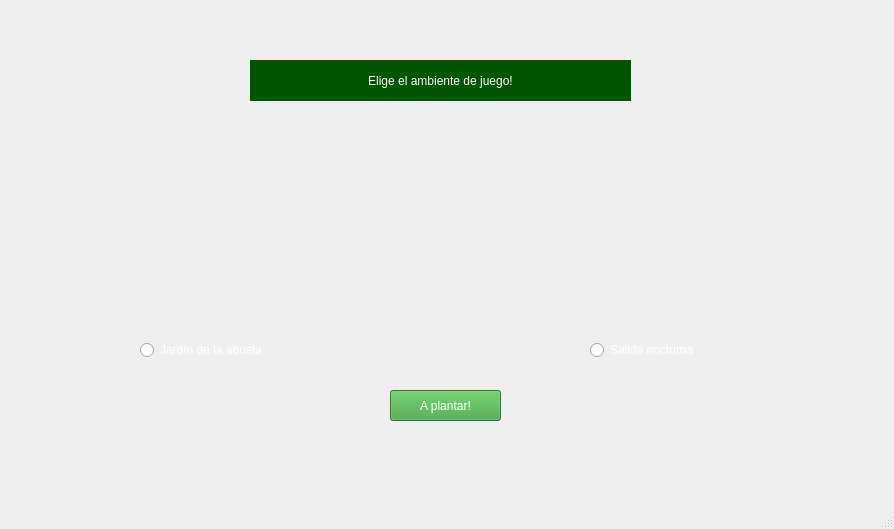
<?xml version="1.0" encoding="UTF-8"?>
<ui version="4.0">
 <class>VentanaPrincipal</class>
 <widget class="QMainWindow" name="VentanaPrincipal">
  <property name="geometry">
   <rect>
    <x>0</x>
    <y>0</y>
    <width>894</width>
    <height>529</height>
   </rect>
  </property>
  <property name="windowTitle">
   <string>MainWindow</string>
  </property>
  <widget class="QWidget" name="centralwidget">
   <widget class="QLabel" name="label">
    <property name="geometry">
     <rect>
      <x>0</x>
      <y>0</y>
      <width>901</width>
      <height>501</height>
     </rect>
    </property>
    <property name="text">
     <string/>
    </property>
    <property name="pixmap">
     <pixmap>sprites/Fondos/fondoMenu.png</pixmap>
    </property>
    <property name="scaledContents">
     <bool>true</bool>
    </property>
   </widget>
   <widget class="QLabel" name="label_2">
    <property name="geometry">
     <rect>
      <x>20</x>
      <y>190</y>
      <width>401</width>
      <height>121</height>
     </rect>
    </property>
    <property name="text">
     <string/>
    </property>
    <property name="pixmap">
     <pixmap>sprites/Fondos/jardinAbuela.png</pixmap>
    </property>
    <property name="scaledContents">
     <bool>true</bool>
    </property>
   </widget>
   <widget class="QLabel" name="label_3">
    <property name="geometry">
     <rect>
      <x>470</x>
      <y>190</y>
      <width>401</width>
      <height>121</height>
     </rect>
    </property>
    <property name="text">
     <string/>
    </property>
    <property name="pixmap">
     <pixmap>sprites/Fondos/salidaNocturna.png</pixmap>
    </property>
    <property name="scaledContents">
     <bool>true</bool>
    </property>
   </widget>
   <widget class="QLabel" name="label_4">
    <property name="geometry">
     <rect>
      <x>250</x>
      <y>60</y>
      <width>381</width>
      <height>41</height>
     </rect>
    </property>
    <property name="styleSheet">
     <string notr="true">background-color: rgb(0, 85, 0);
font: 12pt &quot;MS Shell Dlg 2&quot;;
color: rgb(255, 255, 255);</string>
    </property>
    <property name="text">
     <string>Elige el ambiente de juego!</string>
    </property>
    <property name="alignment">
     <set>Qt::AlignCenter</set>
    </property>
   </widget>
   <widget class="QRadioButton" name="JardinAbuela">
    <property name="geometry">
     <rect>
      <x>140</x>
      <y>340</y>
      <width>161</width>
      <height>20</height>
     </rect>
    </property>
    <property name="styleSheet">
     <string notr="true">color: rgb(255, 255, 255);
font: 9pt &quot;MS Shell Dlg 2&quot;;
</string>
    </property>
    <property name="text">
     <string>Jardín de la abuela</string>
    </property>
   </widget>
   <widget class="QRadioButton" name="SalidaNocturna">
    <property name="geometry">
     <rect>
      <x>590</x>
      <y>340</y>
      <width>161</width>
      <height>20</height>
     </rect>
    </property>
    <property name="styleSheet">
     <string notr="true">color: rgb(255, 255, 255);
font: 9pt &quot;MS Shell Dlg 2&quot;;</string>
    </property>
    <property name="text">
     <string>Salida nocturna</string>
    </property>
   </widget>
   <widget class="QPushButton" name="jugar">
    <property name="geometry">
     <rect>
      <x>390</x>
      <y>390</y>
      <width>111</width>
      <height>31</height>
     </rect>
    </property>
    <property name="styleSheet">
     <string notr="true">background-color: rgb(62, 161, 62);
font: 75 9pt &quot;MS Shell Dlg 2&quot;;
font: 75 9pt &quot;MS Shell Dlg 2&quot;;
font: 75 8pt &quot;MS Shell Dlg 2&quot;;
font: 75 8pt &quot;MS Shell Dlg 2&quot;;
color: rgb(255, 255, 255);
border-bottom-color: rgb(75, 112, 80);</string>
    </property>
    <property name="text">
     <string>A plantar!</string>
    </property>
   </widget>
   <widget class="QLabel" name="label_5">
    <property name="geometry">
     <rect>
      <x>580</x>
      <y>360</y>
      <width>131</width>
      <height>141</height>
     </rect>
    </property>
    <property name="text">
     <string/>
    </property>
    <property name="pixmap">
     <pixmap>sprites/CrazyRuz/crazyCruz.png</pixmap>
    </property>
    <property name="scaledContents">
     <bool>true</bool>
    </property>
   </widget>
  </widget>
  <widget class="QStatusBar" name="statusbar"/>
 </widget>
 <resources/>
 <connections/>
</ui>
